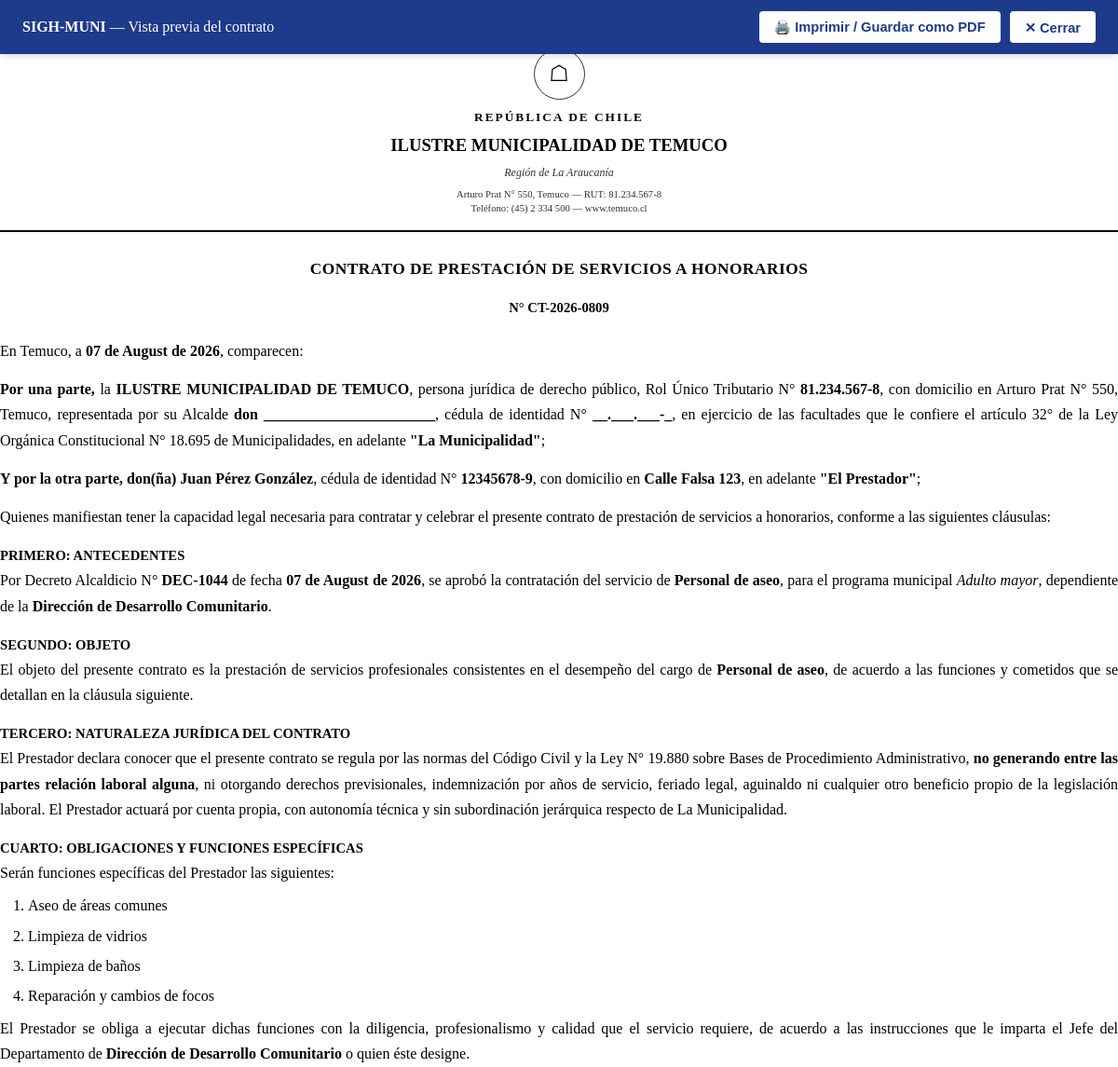
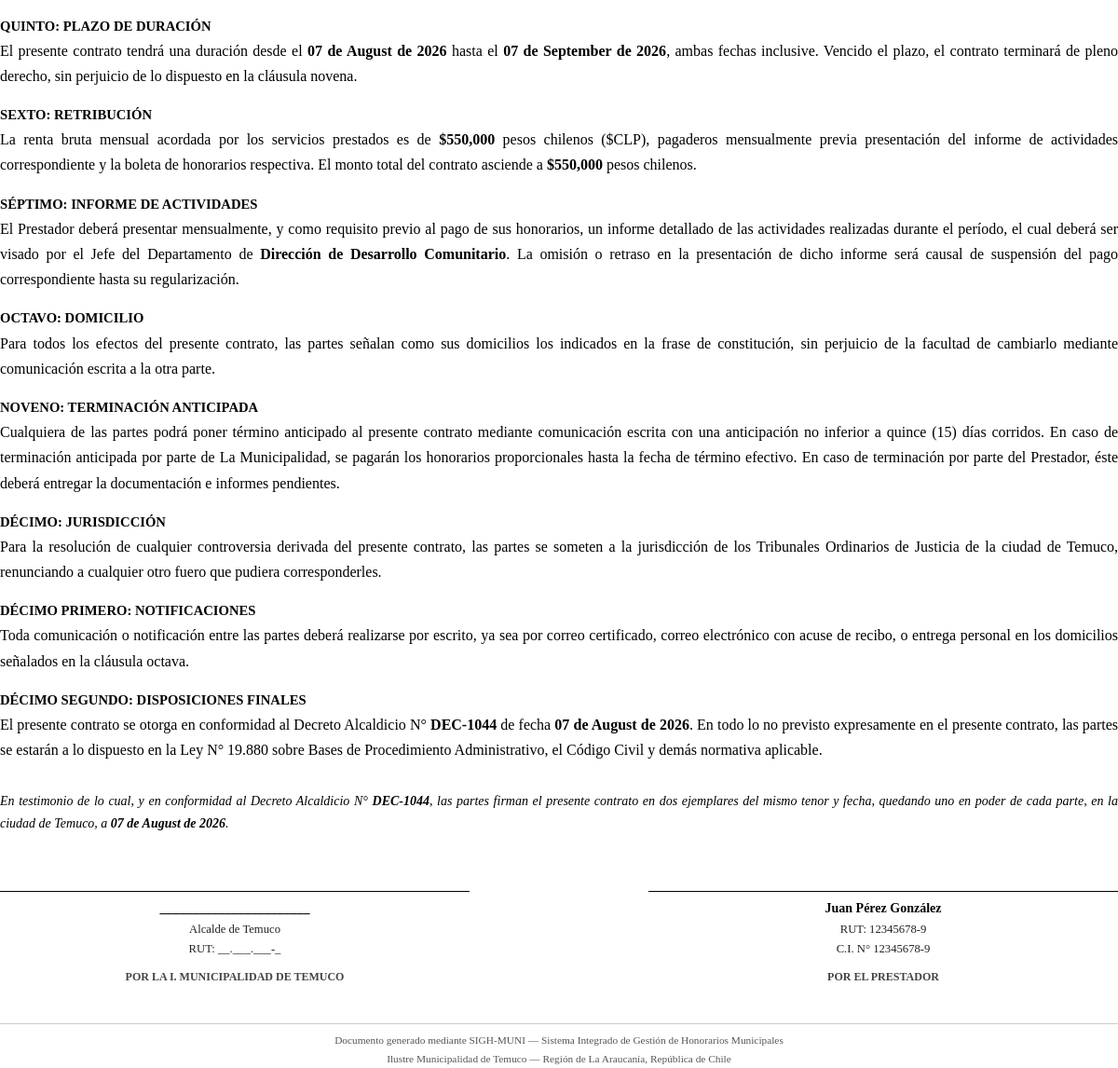
/contracts/2/preview (signed in), run on the app's committed database (2 pictures, top to bottom).
### app/models/contract.py (models this page shows, shortened)
class Contract(db.Model):
    __tablename__ = 'contracts'
    id = db.Column(db.Integer, primary_key=True)
    provider_id = db.Column(db.Integer, db.ForeignKey('service_providers.id'), nullable=False)
    department_id = db.Column(db.Integer, db.ForeignKey('departments.id'), nullable=False)
    creation_type = db.Column(db.String(50), default='CREADO')
    contract_number = db.Column(db.String(50), unique=True, nullable=False)
    decline_number = db.Column(db.String(50), nullable=True)
    decline_date = db.Column(db.Date, nullable=True)
    position_title = db.Column(db.String(150), nullable=False)
    program_name = db.Column(db.String(150), nullable=True)
    monthly_amount_gross = db.Column(db.Float, nullable=False)
    total_contract_amount = db.Column(db.Float, nullable=False)
    start_date = db.Column(db.Date, nullable=False)
    end_date = db.Column(db.Date, nullable=False)
    pdf_file_path = db.Column(db.String(255), nullable=True)
    ocr_processed = db.Column(db.Integer, default=0)
    status = db.Column(db.String(30), default='BORRADOR')
    created_at = db.Column(db.DateTime, default=datetime.utcnow)
    provider = db.relationship('ServiceProvider', back_populates='contracts', lazy=True)
    department = db.relationship('Department', backref=db.backref('department_contracts', lazy=True))
    functions = db.relationship('ContractFunction', backref='contract', cascade='all, delete-orphan', lazy=True,
                                order_by='ContractFunction.function_order')
    payments = db.relationship('MonthlyPayment', back_populates='contract', lazy=True, cascade='all, delete-orphan')

class ContractFunction(db.Model):
    __tablename__ = 'contract_functions'
    id = db.Column(db.Integer, primary_key=True)
    contract_id = db.Column(db.Integer, db.ForeignKey('contracts.id'), nullable=False)
    function_order = db.Column(db.Integer, nullable=False)
    function_description = db.Column(db.Text, nullable=False)
    is_mandatory_for_payment = db.Column(db.Integer, default=1)
    created_at = db.Column(db.DateTime, default=datetime.utcnow)

### app/models/provider.py (models this page shows, shortened)
class ServiceProvider(db.Model):
    __tablename__ = 'service_providers'
    id = db.Column(db.Integer, primary_key=True, autoincrement=True)
    rut = db.Column(db.String(20), nullable=False, unique=True, index=True)
    first_name = db.Column(db.String(100), nullable=False)
    paternal_last_name = db.Column(db.String(100), nullable=False)
    maternal_last_name = db.Column(db.String(100), nullable=True)
    email = db.Column(db.String(120), nullable=True)
    phone = db.Column(db.String(50), nullable=True)
    address = db.Column(db.Text, nullable=True)
    bank_name = db.Column(db.String(100), nullable=True)
    account_type = db.Column(db.String(50), nullable=True)
    account_number = db.Column(db.String(50), nullable=True)
    created_at = db.Column(db.DateTime, nullable=False, default=datetime.utcnow)
    contracts = db.relationship('Contract', back_populates='provider', lazy=True, cascade="all, delete-orphan")
    @property
    def full_name(self):
        maternal = f" {self.maternal_last_name}" if self.maternal_last_name else ""
        return f"{self.first_name} {self.paternal_last_name}{maternal}"

### app/models/user.py (models this page shows, shortened)
class Department(db.Model):
    __tablename__ = 'departments'
    id = db.Column(db.Integer, primary_key=True, autoincrement=True)
    code = db.Column(db.String(50), nullable=False, unique=True)
    name = db.Column(db.String(150), nullable=False)
    cost_center = db.Column(db.String(50), nullable=True)
    is_active = db.Column(db.Integer, nullable=False, default=1)
    created_at = db.Column(db.DateTime, nullable=False, default=datetime.utcnow)
    users = db.relationship('User', backref='department', lazy=True)

### app/routes/contract_builder.py (the view)
@contract_builder_bp.route('/<int:contract_id>/preview')
@login_required
def preview(contract_id):
    contract = Contract.query.get_or_404(contract_id)
    return generate_contract_html(contract)

### app/__init__.py (called while the page is built)
def create_app(config_class=Config):
    app = Flask(__name__)
    app.config.from_object(config_class)
    os.makedirs(app.config['UPLOAD_FOLDER'], exist_ok=True)
    db.init_app(app)
    migrate.init_app(app, db)
    if 'sqlite' in app.config['SQLALCHEMY_DATABASE_URI']:
        from sqlalchemy import event
        from sqlalchemy.engine import Engine
        @event.listens_for(Engine, "connect")
        def set_sqlite_pragma(dbapi_connection, connection_record):
            cursor = dbapi_connection.cursor()
            cursor.execute("PRAGMA foreign_keys=ON;")
            cursor.close()
    from app.auth.routes import auth_bp
    app.register_blueprint(auth_bp, url_prefix='/auth')
    from app.routes import register_routes
    register_routes(app)
    return app

### app/auth/utils.py (called while the page is built)
def login_required(f):
    @wraps(f)
    def decorated_function(*args, **kwargs):
        if 'user_id' not in session:
            flash('Debes iniciar sesión para acceder a esta sección.', 'warning')
            return redirect(url_for('auth.login', next=request.url))
        return f(*args, **kwargs)
    return decorated_function

### app/services/pdf_generator.py (called while the page is built)
def generate_contract_html(contract):
    return render_template('contracts/pdf_template.html', contract=contract)

### app/templates/contracts/pdf_template.html (shortened to what this page needs)
<!DOCTYPE html>
<html lang="es">
<head>
</head>
<body>
    <div class="print-bar">
        <div><strong>SIGH-MUNI</strong> — Vista previa del contrato</div>
        <div style="display: flex; gap: 10px;">
            <button onclick="window.print()">🖨️ Imprimir / Guardar como PDF</button>
            <button onclick="window.close()">✕ Cerrar</button>
        </div>
    </div>
    <div class="print-bar-spacer"></div>
    <div class="membrete">
        <div class="membrete-escudo">☖</div>
        <div class="membrete-republica">República de Chile</div>
        <div class="membrete-muni">Ilustre Municipalidad de Temuco</div>
        <div class="membrete-sub">Región de La Araucanía</div>
        <div class="membrete-datos">
            Arturo Prat N° 550, Temuco — RUT: 81.234.567-8<br>
            Teléfono: (45) 2 334 500 — www.temuco.cl
        </div>
    </div>
    <div class="titulo-contrato">Contrato de Prestación de Servicios a Honorarios</div>
    <div class="numero-contrato">N° {{ contract.contract_number }}</div>
    <div class="clausula">
        En Temuco, a <span class="negrita">{{ contract.contract_date.strftime('%d de %B de %Y') if contract.contract_date else contract.start_date.strftime('%d de %B de %Y') }}</span>, comparecen:
    </div>
    <div class="clausula">
        <strong>Por una parte,</strong> la <span class="negrita mayuscula">Ilustre Municipalidad de Temuco</span>, persona jurídica de derecho público, Rol Único Tributario N° <span class="negrita">81.234.567-8</span>, con domicilio en Arturo Prat N° 550, Temuco, representada por su Alcalde <span class="negrita">don {{ contract.mayor_name or '_______________________' }}</span>, cédula de identidad N° <span class="negrita">{{ contract.mayor_rut or '__.___.___-_' }}</span>, en ejercicio de las facultades que le confiere el artículo 32° de la Ley Orgánica Constitucional N° 18.695 de Municipalidades, en adelante <span class="negrita">"La Municipalidad"</span>;
    </div>
    <div class="clausula">
        <strong>Y por la otra parte,</strong> <span class="negrita">don(ña) {{ contract.provider.full_name }}</span>, cédula de identidad N° <span class="negrita">{{ contract.provider.rut }}</span>, con domicilio en <span class="negrita">{{ contract.provider.address or '_______________________' }}</span>, en adelante <span class="negrita">"El Prestador"</span>;
    </div>
    <div class="clausula">
        Quienes manifiestan tener la capacidad legal necesaria para contratar y celebrar el presente contrato de prestación de servicios a honorarios, conforme a las siguientes cláusulas:
    </div>
    <div class="clausula">
        <span class="clausula-titulo">Primero: Antecedentes</span><br>
        {% if contract.decline_number %}
        Por Decreto Alcaldicio N° <span class="negrita">{{ contract.decline_number }}</span>{% if contract.decline_date %} de fecha <span class="negrita">{{ contract.decline_date.strftime('%d de %B de %Y') }}</span>{% endif %}, se aprobó la contratación del servicio de <span class="negrita">{{ contract.position_title }}</span>, para el programa municipal <span class="cursiva">{{ contract.program_name or 'Gestión Municipal' }}</span>, dependiente de la <span class="negrita">{{ contract.department.name }}</span>.
        {% endif %}
    </div>
    <div class="clausula">
        <span class="clausula-titulo">Segundo: Objeto</span><br>
        El objeto del presente contrato es la prestación de servicios profesionales consistentes en el desempeño del cargo de <span class="negrita">{{ contract.position_title }}</span>, de acuerdo a las funciones y cometidos que se detallan en la cláusula siguiente.
    </div>
    <div class="clausula">
        <span class="clausula-titulo">Tercero: Naturaleza Jurídica del Contrato</span><br>
        El Prestador declara conocer que el presente contrato se regula por las normas del Código Civil y la Ley N° 19.880 sobre Bases de Procedimiento Administrativo, <span class="negrita">no generando entre las partes relación laboral alguna</span>, ni otorgando derechos previsionales, indemnización por años de servicio, feriado legal, aguinaldo ni cualquier otro beneficio propio de la legislación laboral. El Prestador actuará por cuenta propia, con autonomía técnica y sin subordinación jerárquica respecto de La Municipalidad.
    </div>
    <div class="clausula">
        <span class="clausula-titulo">Cuarto: Obligaciones y Funciones Específicas</span><br>
        Serán funciones específicas del Prestador las siguientes:
        <ol class="lista-funciones">
            {% for f in contract.functions %}
            <li>{{ f.function_description or f.description }}</li>
            {% endfor %}
        </ol>
        El Prestador se obliga a ejecutar dichas funciones con la diligencia, profesionalismo y calidad que el servicio requiere, de acuerdo a las instrucciones que le imparta el Jefe del Departamento de <span class="negrita">{{ contract.department.name }}</span> o quien éste designe.
    </div>
    <div class="clausula">
        <span class="clausula-titulo">Quinto: Plazo de Duración</span><br>
        El presente contrato tendrá una duración desde el <span class="negrita">{{ contract.start_date.strftime('%d de %B de %Y') }}</span> hasta el <span class="negrita">{{ contract.end_date.strftime('%d de %B de %Y') }}</span>, ambas fechas inclusive. Vencido el plazo, el contrato terminará de pleno derecho, sin perjuicio de lo dispuesto en la cláusula novena.
    </div>
    <div class="clausula">
        <span class="clausula-titulo">Sexto: Retribución</span><br>
        La renta bruta mensual acordada por los servicios prestados es de <span class="negrita">${{ "{:,.0f}".format(contract.monthly_amount_gross) }}</span> pesos chilenos ($CLP), pagaderos mensualmente previa presentación del informe de actividades correspondiente y la boleta de honorarios respectiva. El monto total del contrato asciende a <span class="negrita">${{ "{:,.0f}".format(contract.total_contract_amount or (contract.monthly_amount_gross * contract.duration_months)) }}</span> pesos chilenos.
    </div>
    <div class="clausula">
        <span class="clausula-titulo">Séptimo: Informe de Actividades</span><br>
        El Prestador deberá presentar mensualmente, y como requisito previo al pago de sus honorarios, un informe detallado de las actividades realizadas durante el período, el cual deberá ser visado por el Jefe del Departamento de <span class="negrita">{{ contract.department.name }}</span>. La omisión o retraso en la presentación de dicho informe será causal de suspensión del pago correspondiente hasta su regularización.
    </div>
    <div class="clausula">
        <span class="clausula-titulo">Octavo: Domicilio</span><br>
        Para todos los efectos del presente contrato, las partes señalan como sus domicilios los indicados en la frase de constitución, sin perjuicio de la facultad de cambiarlo mediante comunicación escrita a la otra parte.
    </div>
    <div class="clausula">
        <span class="clausula-titulo">Noveno: Terminación Anticipada</span><br>
        Cualquiera de las partes podrá poner término anticipado al presente contrato mediante comunicación escrita con una anticipación no inferior a quince (15) días corridos. En caso de terminación anticipada por parte de La Municipalidad, se pagarán los honorarios proporcionales hasta la fecha de término efectivo. En caso de terminación por parte del Prestador, éste deberá entregar la documentación e informes pendientes.
    </div>
    <div class="clausula">
        <span class="clausula-titulo">Décimo: Jurisdicción</span><br>
        Para la resolución de cualquier controversia derivada del presente contrato, las partes se someten a la jurisdicción de los Tribunales Ordinarios de Justicia de la ciudad de Temuco, renunciando a cualquier otro fuero que pudiera corresponderles.
    </div>
    <div class="clausula">
        <span class="clausula-titulo">Décimo Primero: Notificaciones</span><br>
        Toda comunicación o notificación entre las partes deberá realizarse por escrito, ya sea por correo certificado, correo electrónico con acuse de recibo, o entrega personal en los domicilios señalados en la cláusula octava.
    </div>
    <div class="clausula">
        <span class="clausula-titulo">Décimo Segundo: Disposiciones Finales</span><br>
        {% if contract.decline_number %}
        El presente contrato se otorga en conformidad al Decreto Alcaldicio N° <span class="negrita">{{ contract.decline_number }}</span>{% if contract.decline_date %} de fecha <span class="negrita">{{ contract.decline_date.strftime('%d de %B de %Y') }}</span>{% endif %}.
        {% endif %}
        En todo lo no previsto expresamente en el presente contrato, las partes se estarán a lo dispuesto en la Ley N° 19.880 sobre Bases de Procedimiento Administrativo, el Código Civil y demás normativa aplicable.
    </div>
    <div class="testimonio">
        En testimonio de lo cual, y en conformidad al Decreto Alcaldicio N° <span class="negrita">{{ contract.decline_number or '_________' }}</span>, las partes firman el presente contrato en dos ejemplares del mismo tenor y fecha, quedando uno en poder de cada parte, en la ciudad de Temuco, a <span class="negrita">{{ contract.contract_date.strftime('%d de %B de %Y') if contract.contract_date else contract.start_date.strftime('%d de %B de %Y') }}</span>.
    </div>
    <div class="firmas">
        <div class="firmas-grid">
            <div class="firma-box">
                <div class="firma-linea">
                    <div class="firma-nombre">{{ contract.mayor_name or '_______________________' }}</div>
                    <div class="firma-cargo">Alcalde de Temuco</div>
                    <div class="firma-cargo">RUT: {{ contract.mayor_rut or '__.___.___-_' }}</div>
                </div>
                <div style="margin-top: 8px; font-size: 9pt; color: #444;">
                    <strong>POR LA I. MUNICIPALIDAD DE TEMUCO</strong>
                </div>
            </div>
            <div class="firma-box">
                <div class="firma-linea">
                    <div class="firma-nombre">{{ contract.provider.full_name }}</div>
                    <div class="firma-cargo">RUT: {{ contract.provider.rut }}</div>
                    <div class="firma-cargo">C.I. N° {{ contract.provider.rut }}</div>
                </div>
                <div style="margin-top: 8px; font-size: 9pt; color: #444;">
                    <strong>POR EL PRESTADOR</strong>
                </div>
            </div>
        </div>
    </div>
    <div style="margin-top: 40px; text-align: center; font-size: 8.5pt; color: #555; border-top: 1px solid #ccc; padding-top: 8px;">
        Documento generado mediante SIGH-MUNI — Sistema Integrado de Gestión de Honorarios Municipales<br>
        Ilustre Municipalidad de Temuco — Región de La Araucanía, República de Chile
    </div>
</body>
</html>

### data on the page
Contract: contract_number "CT-2026-0809", contract_date "07 de August de 2026", decline_number "DEC-1044", decline_date "07 de August de 2026", position_title "Personal de aseo", program_name "Adulto mayor", start_date "07 de August de 2026", end_date "07 de September de 2026", monthly_amount_gross "550,000", total_contract_amount "550,000"
ServiceProvider: provider.full_name "Juan Pérez González", provider.rut "12345678-9", provider "Calle Falsa 123"
Department: department.name "Dirección de Desarrollo Comunitario"
ContractFunction: function_description "Aseo de áreas comunes"
ContractFunction: function_description "Limpieza de vidrios"
ContractFunction: function_description "Limpieza de baños"
ContractFunction: function_description "Reparación y cambios de focos"

### other printed values
{{ contract.mayor_name or '_______________________' }} "_______________________"
{{ contract.mayor_rut or '__.___.___-_' }} "__.___.___-_"
